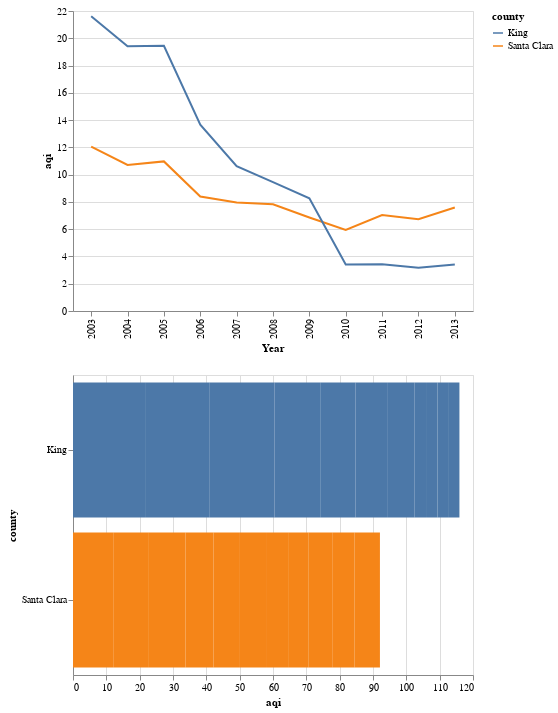

The code cell stored with this chart in its notebook:
### Markdown cell above
Here we see that Seattle dramatically reduced it's average AQI between 2005 and 2011. Comparatively, Santa Clara county made very little improvement in air quality during that time, despite the implementation of the carbon tax.

### Code cell
brush = alt.selection_interval()

points = alt.Chart(df).mark_line().properties(width=400).encode(
    x='Year:N',
    y='aqi',
    color=alt.condition(brush, 'county:N', alt.value('lightgray'))
).add_selection(
    brush
)
bars = alt.Chart(df).mark_bar().properties(width=400).encode(
    y='county:N',
    color='county:N',
    x='aqi:Q'
).transform_filter(
    brush
)
points & bars

### Figure 1 — Vega-Lite specification as saved in the notebook (floating-point values rounded to 4 significant figures)
{"$schema": "https://vega.github.io/schema/vega-lite/v3.4.0.json", "config": {"mark": {"tooltip": null}, "view": {"height": 300, "width": 400}}, "data": {"name": "data-83973b2bc89f2f7ec44d353c8e877e82"}, "datasets": {"data-83973b2bc89f2f7ec44d353c8e877e82": [{"Year": 2003, "aqi": 12.06, "cost": 11.78, "county": "Santa Clara", "electricity": 15180.0, "gas": 482.4, "population": 1673000, "post": 0, "treatment": 1, "treatxpost": 0}, {"Year": 2004, "aqi": 10.71, "cost": 11.35, "county": "Santa Clara", "electricity": 15360.0, "gas": 510.8, "population": 1676000, "post": 0, "treatment": 1, "treatxpost": 0}, {"Year": 2005, "aqi": 10.97, "cost": 11.63, "county": "Santa Clara", "electricity": 15570.0, "gas": 462.9, "population": 1691000, "post": 0, "treatment": 1, "treatxpost": 0}, {"Year": 2006, "aqi": 8.39, "cost": 12.82, "county": "Santa Clara", "electricity": 16060.0, "gas": 485.1, "population": 1709000, "post": 0, "treatment": 1, "treatxpost": 0}, {"Year": 2007, "aqi": 7.95, "cost": 12.8, "county": "Santa Clara", "electricity": 16460.0, "gas": 472.2, "population": 1733000, "post": 0, "treatment": 1, "treatxpost": 0}, {"Year": 2008, "aqi": 7.83, "cost": 12.49, "county": "Santa Clara", "electricity": 16730.0, "gas": 473.2, "population": 1765000, "post": 1, "treatment": 1, "treatxpost": 1}, {"Year": 2009, "aqi": 6.86, "cost": 13.24, "county": "Santa Clara", "electricity": 16560.0, "gas": 461.9, "population": 1792000, "post": 1, "treatment": 1, "treatxpost": 1}, {"Year": 2010, "aqi": 5.95, "cost": 13.01, "county": "Santa Clara", "electricity": 16270.0, "gas": 457.6, "population": 1786000, "post": 1, "treatment": 1, "treatxpost": 1}, {"Year": 2011, "aqi": 7.04, "cost": 13.05, "county": "Santa Clara", "electricity": 16550.0, "gas": 471.7, "population": 1812000, "post": 1, "treatment": 1, "treatxpost": 1}, {"Year": 2012, "aqi": 6.73, "cost": 13.53, "county": "Santa Clara", "electricity": 16510.0, "gas": 454.6, "population": 1838000, "post": 1, "treatment": 1, "treatxpost": 1}, {"Year": 2013, "aqi": 7.59, "cost": 14.3, "county": "Santa Clara", "electricity": 16580.0, "gas": 465.9, "population": 1866000, "post": 1, "treatment": 1, "treatxpost": 1}, {"Year": 2003, "aqi": 21.62, "cost": 5.86, "county": "King", "electricity": 19340.0, "gas": 600.1, "population": 1767000, "post": 0, "treatment": 0, "treatxpost": 0}, {"Year": 2004, "aqi": 19.42, "cost": 5.8, "county": "King", "electricity": 19520.0, "gas": 591.1, "population": 1779000, "post": 0, "treatment": 0, "treatxpost": 0}, {"Year": 2005, "aqi": 19.45, "cost": 5.87, "county": "King", "electricity": 19930.0, "gas": 602.1, "population": 1800000, "post": 0, "treatment": 0, "treatxpost": 0}, {"Year": 2006, "aqi": 13.67, "cost": 6.14, "county": "King", "electricity": 20510.0, "gas": 620.1, "population": 1828000, "post": 0, "treatment": 0, "treatxpost": 0}, {"Year": 2007, "aqi": 10.62, "cost": 6.37, "county": "King", "electricity": 20930.0, "gas": 648.2, "population": 1853000, "post": 0, "treatment": 0, "treatxpost": 0}, {"Year": 2008, "aqi": 9.45, "cost": 6.55, "county": "King", "electricity": 21250.0, "gas": 671.2, "population": 1881000, "post": 1, "treatment": 0, "treatxpost": 0}, {"Year": 2009, "aqi": 8.27, "cost": 6.59, "county": "King", "electricity": 21190.0, "gas": 656.2, "population": 1918000, "post": 1, "treatment": 0, "treatxpost": 0}, {"Year": 2010, "aqi": 3.41, "cost": 6.66, "county": "King", "electricity": 21590.0, "gas": 651.9, "population": 1938000, "post": 1, "treatment": 0, "treatxpost": 0}, {"Year": 2011, "aqi": 3.43, "cost": 6.78, "county": "King", "electricity": 21510.0, "gas": 641.8, "population": 1974000, "post": 1, "treatment": 0, "treatxpost": 0}, {"Year": 2012, "aqi": 3.18, "cost": 6.94, "county": "King", "electricity": 21700.0, "gas": 673.2, "population": 2011000, "post": 1, "treatment": 0, "treatxpost": 0}, {"Year": 2013, "aqi": 3.41, "cost": 7.09, "county": "King", "electricity": 21760.0, "gas": 670.6, "population": 2047000, "post": 1, "treatment": 0, "treatxpost": 0}]}, "vconcat": [{"encoding": {"color": {"condition": {"field": "county", "selection": "selector030", "type": "nominal"}, "value": "lightgray"}, "x": {"field": "Year", "type": "nominal"}, "y": {"field": "aqi", "type": "quantitative"}}, "mark": "line", "selection": {"selector030": {"type": "interval"}}, "width": 400}, {"encoding": {"color": {"field": "county", "type": "nominal"}, "x": {"field": "aqi", "type": "quantitative"}, "y": {"field": "county", "type": "nominal"}}, "mark": "bar", "transform": [{"filter": {"selection": "selector030"}}], "width": 400}]}
